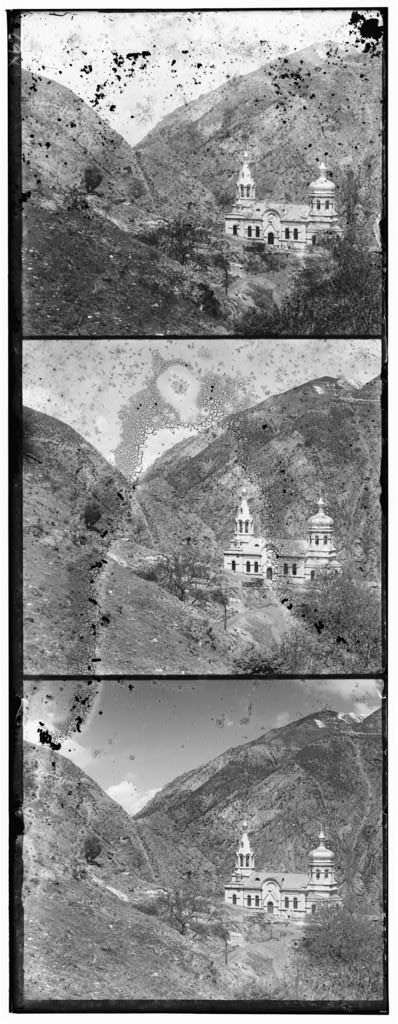
#> input picture resimler/1.jpg, 398 x 1024 px
$ python -i enhancement.py   (imports and definitions only)   (older library calls are emulated)
#> lines starting #> are read from the running program, lines starting #| are printed output that depends on the picture
#> further down, picture is the input picture: shape (1024, 398, 3); min 0, max 255, mean 138.2
import numpy as np
import cv2

def equalize_histogram(image):


    img_ycrcb = cv2.cvtColor(image, cv2.COLOR_BGR2YCrCb)
#> img_ycrcb: shape (1024, 398, 3); mean of channels 0, 1, 2 138.2, 128, 128

    y, cr, cb = cv2.split(img_ycrcb)
#> cr: shape (1024, 398); every value is 128


    y_equalized = cv2.equalizeHist(y)
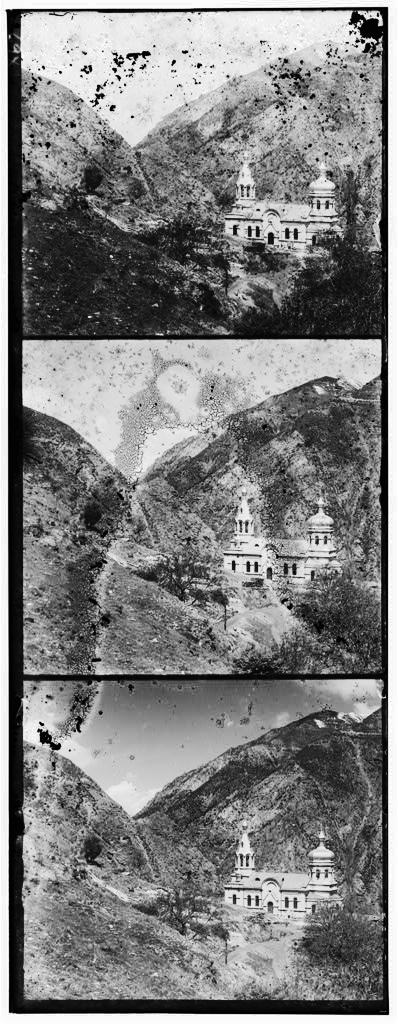
#> y_equalized: shape (1024, 398); min 0, max 255, mean 127.7


    equalized_img_ycrcb = cv2.merge([y_equalized, cr, cb])
#> equalized_img_ycrcb: shape (1024, 398, 3); mean of channels 0, 1, 2 127.7, 128, 128


    final_image = cv2.cvtColor(equalized_img_ycrcb, cv2.COLOR_YCrCb2BGR)

    return final_image
def adjust_gamma(image, gamma=1.0):
    """
    Gama düzeltmesi kullanarak görüntünün parlaklığını ayarlar.
    gamma < 1.0 -> Görüntüyü aydınlatır
    gamma > 1.0 -> Görüntüyü karartır
    gamma = 1.0 -> Görüntü değişmez
    """

    invGamma = 1.0 / gamma
    table = np.array([((i / 255.0) ** invGamma) * 255 for i in np.arange(0, 256)]).astype("uint8")


    return cv2.LUT(image, table)
def sharpen_laplacian(image):
    """
    Laplasyen filtresi kullanarak görüntüyü keskinleştirir.
    """

    laplacian = cv2.Laplacian(image, ddepth=cv2.CV_64F)


    sharpened_laplacian = cv2.convertScaleAbs(laplacian)


    sharpened_image = cv2.addWeighted(image, 1.5, sharpened_laplacian, -0.5, 0)

    return sharpened_image

>>> import cv2
>>> picture = cv2.imread('../resimler/1.jpg')
>>> result = equalize_histogram(picture)

$ run again, on resimler/10.jpg
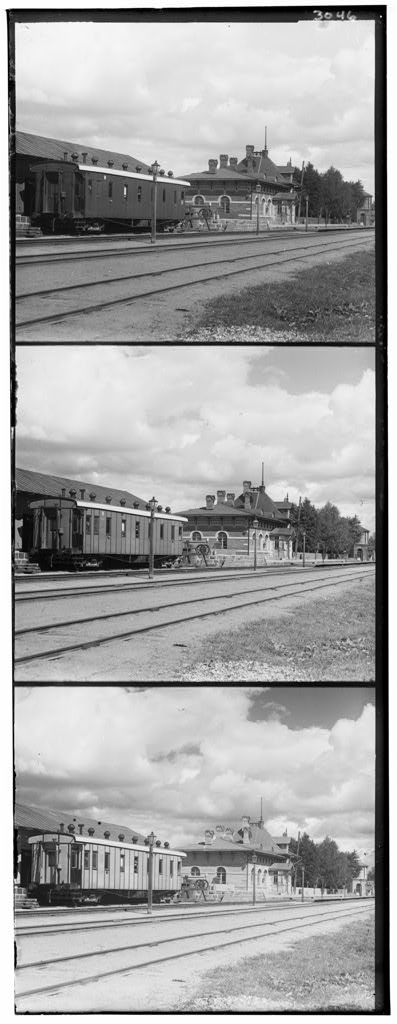
#> input picture resimler/10.jpg, 397 x 1024 px
#> picture is the input picture: shape (1024, 397, 3); min 0, max 255, mean 163.6
#> img_ycrcb: shape (1024, 397, 3); mean of channels 0, 1, 2 163.6, 128, 128
#> cr: shape (1024, 397); every value is 128
#> in equalize_histogram, `y_equalized = cv2.equalizeHist(y)`:
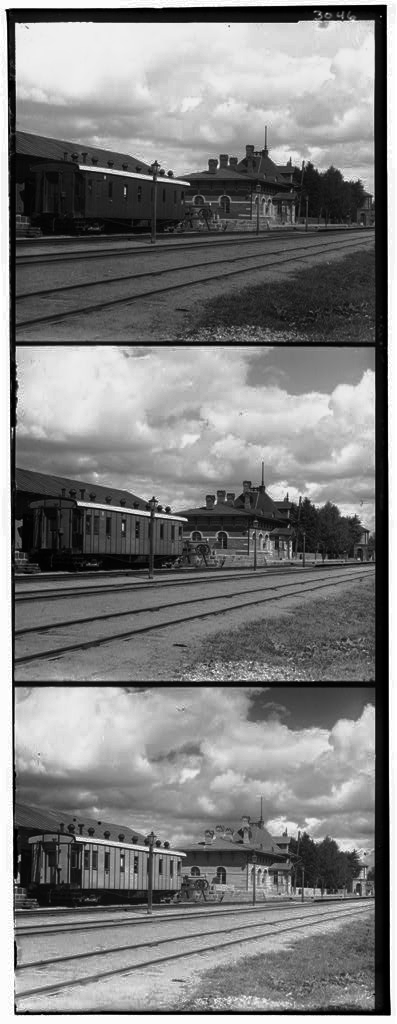
#> y_equalized: shape (1024, 397); min 0, max 255, mean 127.3
#> equalized_img_ycrcb: shape (1024, 397, 3); mean of channels 0, 1, 2 127.3, 128, 128

$ run again, on resimler/11.jpg
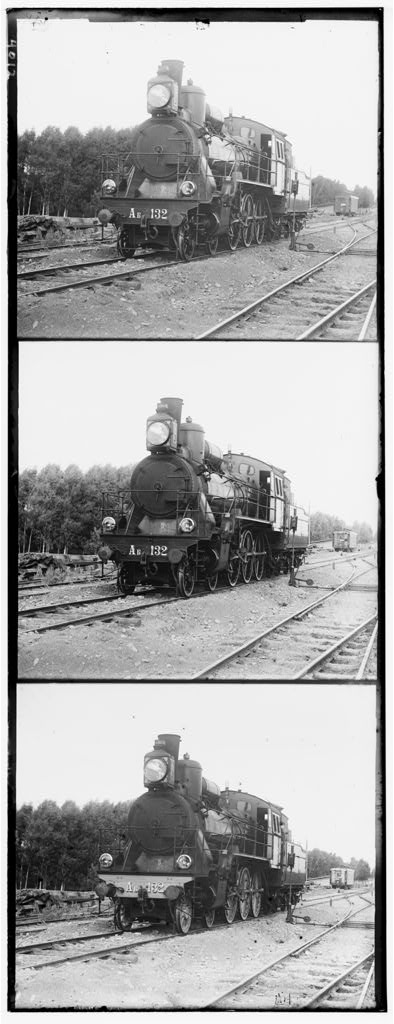
#> input picture resimler/11.jpg, 394 x 1024 px
#> picture is the input picture: shape (1024, 394, 3); min 0, max 255, mean 167.3
#> img_ycrcb: shape (1024, 394, 3); mean of channels 0, 1, 2 167.3, 128, 128
#> cr: shape (1024, 394); every value is 128
#> in equalize_histogram, `y_equalized = cv2.equalizeHist(y)`:
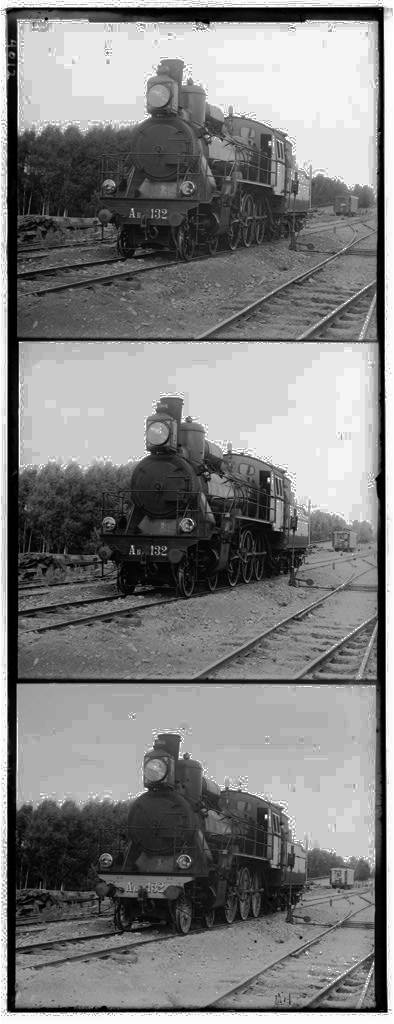
#> y_equalized: shape (1024, 394); min 0, max 255, mean 128
#> equalized_img_ycrcb: shape (1024, 394, 3); mean of channels 0, 1, 2 128, 128, 128

$ run again, on resimler/12.jpg
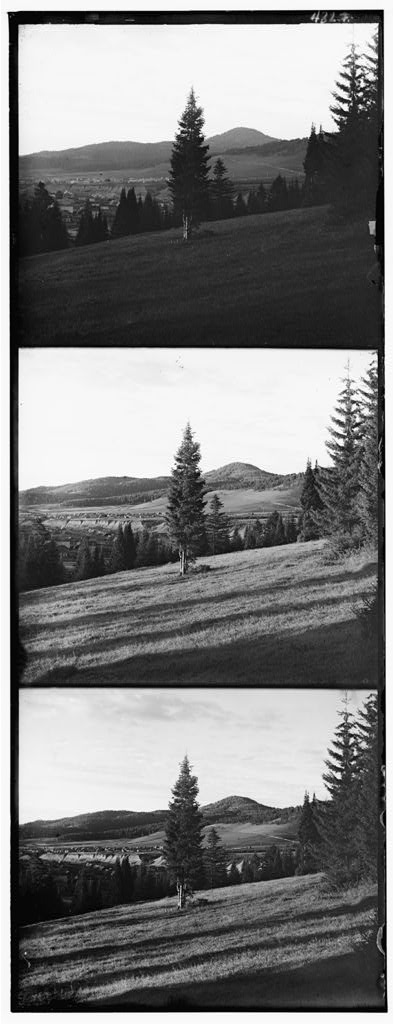
#> input picture resimler/12.jpg, 394 x 1024 px
#> picture is the input picture: shape (1024, 394, 3); min 0, max 255, mean 127.2
#> img_ycrcb: shape (1024, 394, 3); mean of channels 0, 1, 2 127.2, 128, 128
#> cr: shape (1024, 394); every value is 128
#> in equalize_histogram, `y_equalized = cv2.equalizeHist(y)`:
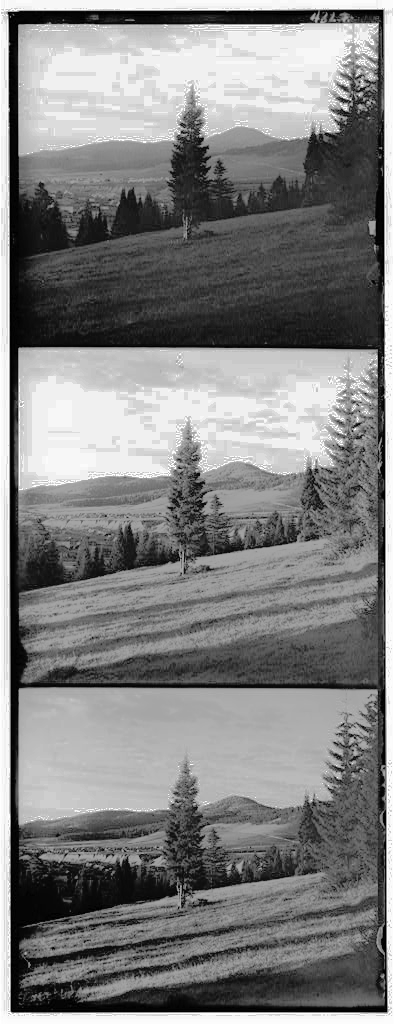
#> y_equalized: shape (1024, 394); min 0, max 255, mean 128.8
#> equalized_img_ycrcb: shape (1024, 394, 3); mean of channels 0, 1, 2 128.8, 128, 128
